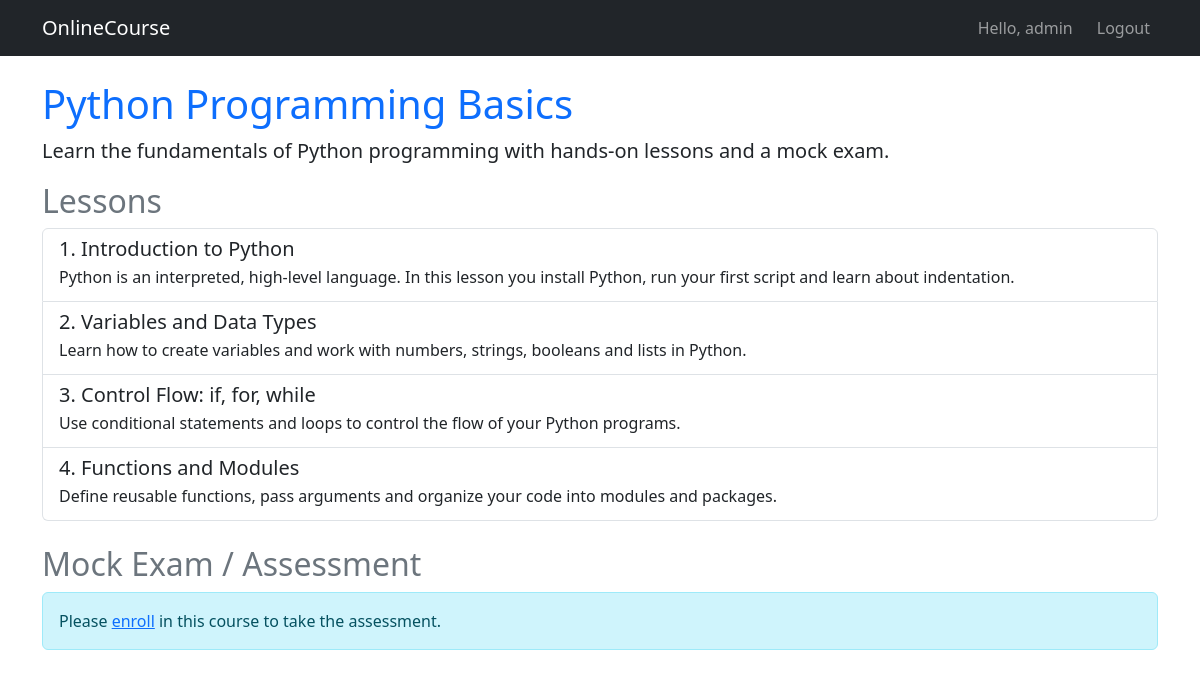
The page /course/1/ (signed in) on the database its author committed.
### onlinecourse/models.py (models this page shows, shortened)
class Course(models.Model):
    name = models.CharField(null=False, max_length=30, default='online course')
    image = models.ImageField(upload_to='course_images/', blank=True, null=True)
    description = models.CharField(max_length=1000, default='course description')
    pub_date = models.DateField(null=True, blank=True)
    instructors = models.ManyToManyField(Instructor, blank=True)
    users = models.ManyToManyField(
        settings.AUTH_USER_MODEL,
        through='Enrollment',
        blank=True,
    )
    total_enrollment = models.IntegerField(default=0)
    is_enrolled = False

class Lesson(models.Model):
    title = models.CharField(max_length=200, default='lesson')
    order = models.IntegerField(default=0)
    course = models.ForeignKey(Course, on_delete=models.CASCADE)
    content = models.TextField(default='lesson content')

### onlinecourse/views.py (the view)
# urls.py: path('course/<int:course_id>/', views.course_details, name='course_details'),
@login_required
def course_details(request, course_id):
    course = get_object_or_404(Course, pk=course_id)
    enrollment = Enrollment.objects.filter(
        user=request.user, course=course
    ).first()
    course.is_enrolled = enrollment is not None
    context = {
        'course': course,
        'enrollment': enrollment,
        'lesson_list': course.lesson_set.all(),
        'question_list': course.question_set.all(),
    }
    return render(request, 'onlinecourse/course_details_bootstrap.html', context)

### onlinecourse/templates/onlinecourse/course_details_bootstrap.html
{% extends "onlinecourse/base.html" %}
{% block content %}
<div class="row">
    <div class="col-md-12">
        <h1 class="text-primary">{{ course.name }}</h1>
        <p class="lead">{{ course.description }}</p>
    </div>
</div>
<div class="row">
    <div class="col-md-12">
        <h2 class="text-secondary">Lessons</h2>
        <div class="list-group mb-4">
            {% for lesson in course.lesson_set.all %}
            <div class="list-group-item list-group-item-action">
                <div class="d-flex w-100 justify-content-between">
                    <h5 class="mb-1">{{ lesson.order }}. {{ lesson.title }}</h5>
                </div>
                <p class="mb-1">{{ lesson.content }}</p>
            </div>
            {% empty %}
            <div class="alert alert-warning">This course has no lessons yet.</div>
            {% endfor %}
        </div>
    </div>
</div>
<div class="row">
    <div class="col-md-12">
        <h2 class="text-secondary">Mock Exam / Assessment</h2>
        {% if course.is_enrolled %}
        <form id="exam_form" action="{% url 'onlinecourse:submit' course.id %}" method="post">
            {% csrf_token %}
            {% for question in course.question_set.all %}
            <div class="card mb-3">
                <div class="card-header bg-light">
                    <strong>Question {{ forloop.counter }}:</strong> {{ question.content }}
                </div>
                <div class="card-body">
                    {% for choice in question.choice_set.all %}
                    <div class="form-check">
                        <input class="form-check-input" type="checkbox"
                               name="choice_{{ choice.id }}"
                               id="choice{{ choice.id }}" value="{{ choice.id }}">
                        <label class="form-check-label" for="choice{{ choice.id }}">
                            {{ choice.content }}
                        </label>
                    </div>
                    {% endfor %}
                </div>
            </div>
            {% empty %}
            <div class="alert alert-info">No assessment questions have been added for this course yet.</div>
            {% endfor %}
            {% if course.question_set.all %}
            <button class="btn btn-success" type="submit">Submit Exam</button>
            {% endif %}
        </form>
        {% else %}
        <div class="alert alert-info">
            Please <a href="{% url 'onlinecourse:enroll' course.id %}">enroll</a> in this course to take the assessment.
        </div>
        {% endif %}
    </div>
</div>
{% endblock %}

### onlinecourse/templates/onlinecourse/base.html (shortened to what this page needs)
{% load static %}
<!DOCTYPE html>
<html lang="en">
<head>
    <link href="https://cdn.jsdelivr.net/npm/bootstrap@5.3.0/dist/css/bootstrap.min.css" rel="stylesheet">
</head>
<body>
<nav class="navbar navbar-expand-lg navbar-dark bg-dark mb-4">
    <div class="container">
        <a class="navbar-brand" href="{% url 'onlinecourse:index' %}">OnlineCourse</a>
        <div class="navbar-nav ms-auto">
            {% if user.is_authenticated %}
                <span class="navbar-text me-3">Hello, {{ user.username }}</span>
                <a class="nav-link" href="{% url 'onlinecourse:logout' %}">Logout</a>
            {% else %}
                <a class="nav-link" href="{% url 'onlinecourse:login' %}">Login</a>
            {% endif %}
        </div>
    </div>
</nav>
<div class="container">
    {% block content %}
    {% endblock %}
</div>
</body>
</html>

### rows shown on the page
Course: name "Python Programming Basics", description "Learn the fundamentals of Python programming with hands-on lessons and a mock exam."
Lesson: order "1", title "Introduction to Python", content "Python is an interpreted, high-level language. In this lesson you install Python, run your first script and learn about indentation."
Lesson: order "2", title "Variables and Data Types", content "Learn how to create variables and work with numbers, strings, booleans and lists in Python."
Lesson: order "3", title "Control Flow: if, for, while", content "Use conditional statements and loops to control the flow of your Python programs."
Lesson: order "4", title "Functions and Modules", content "Define reusable functions, pass arguments and organize your code into modules and packages."

### other values the page prints
{{ user.username }} "admin"
